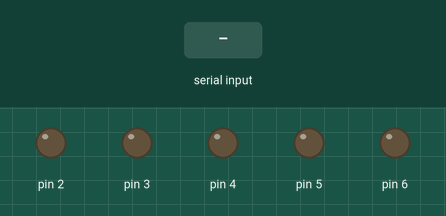
Bench run of a program on a simulated Arduino Nano, built with avr-gcc and run on an emulated ATmega328P. On the bench: output pins drawn as LEDs (lit = HIGH). Inputs (shaded band) come from the test bench. What the program prints to the serial monitor is not drawn.

Above: at 1.2 s.
1.3 s: "90,45\n" received over Serial
At 1.45 s:
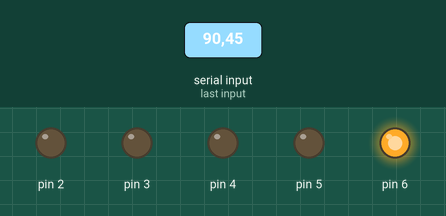
3.0 s: "30,150\n" received over Serial
At 3.15 s:
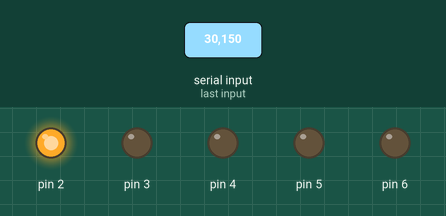
4.7 s: "200\n" received over Serial
At 5.5 s:
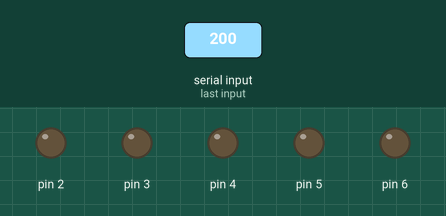
Timing chart, 0 to 7.7 s (numbered marks = the images above; inputs shaded):
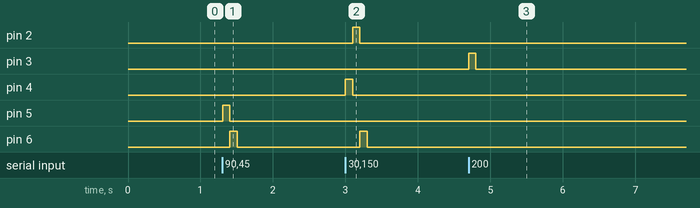

The program:

main.cpp
```cpp
/*
 * @Author: Lizinfu liezileiyin@gmail.com
 * @Date: 2024-05-12 10:58:12
 * @LastEditors: Lizinfu liezileiyin@gmail.com
 * @LastEditTime: 2024-05-12 10:58:56
 * @FilePath: \Serial\src\main.cpp
 * @Description: 这是默认设置,请设置`customMade`, 打开koroFileHeader查看配置 进行设置: https://github.com/OBKoro1/koro1FileHeader/wiki/%E9%85%8D%E7%BD%AE
 */
#include <Arduino.h>

int i;
int val;

void setup() {
  Serial.begin(9600);
  for( i = 2; i < 7; i++){
    pinMode(i,OUTPUT);
  }
}

void loop() {
  val=Serial.read();
  if(49<=val&&val<=54){
    digitalWrite(val-47,HIGH);
    Serial.print("LED");
    Serial.print(val-48);
    Serial.print("亮");
    delay(100);
    digitalWrite(val-47,LOW);
  }
}
```

Measured:
- after the input at 1.3 s, pin 5: LOW → HIGH at once, → LOW 0.10 s later; pin 6: LOW → HIGH after 0.10 s, → LOW 0.10 s later
- after the input at 3.0 s, pin 2: LOW → HIGH after 0.10 s, → LOW 0.10 s later; pin 4: LOW → HIGH at once, → LOW 0.10 s later; pin 6: LOW → HIGH after 0.20 s, → LOW 0.10 s later
- after the input at 4.7 s, pin 3: LOW → HIGH at once, → LOW 0.10 s later
